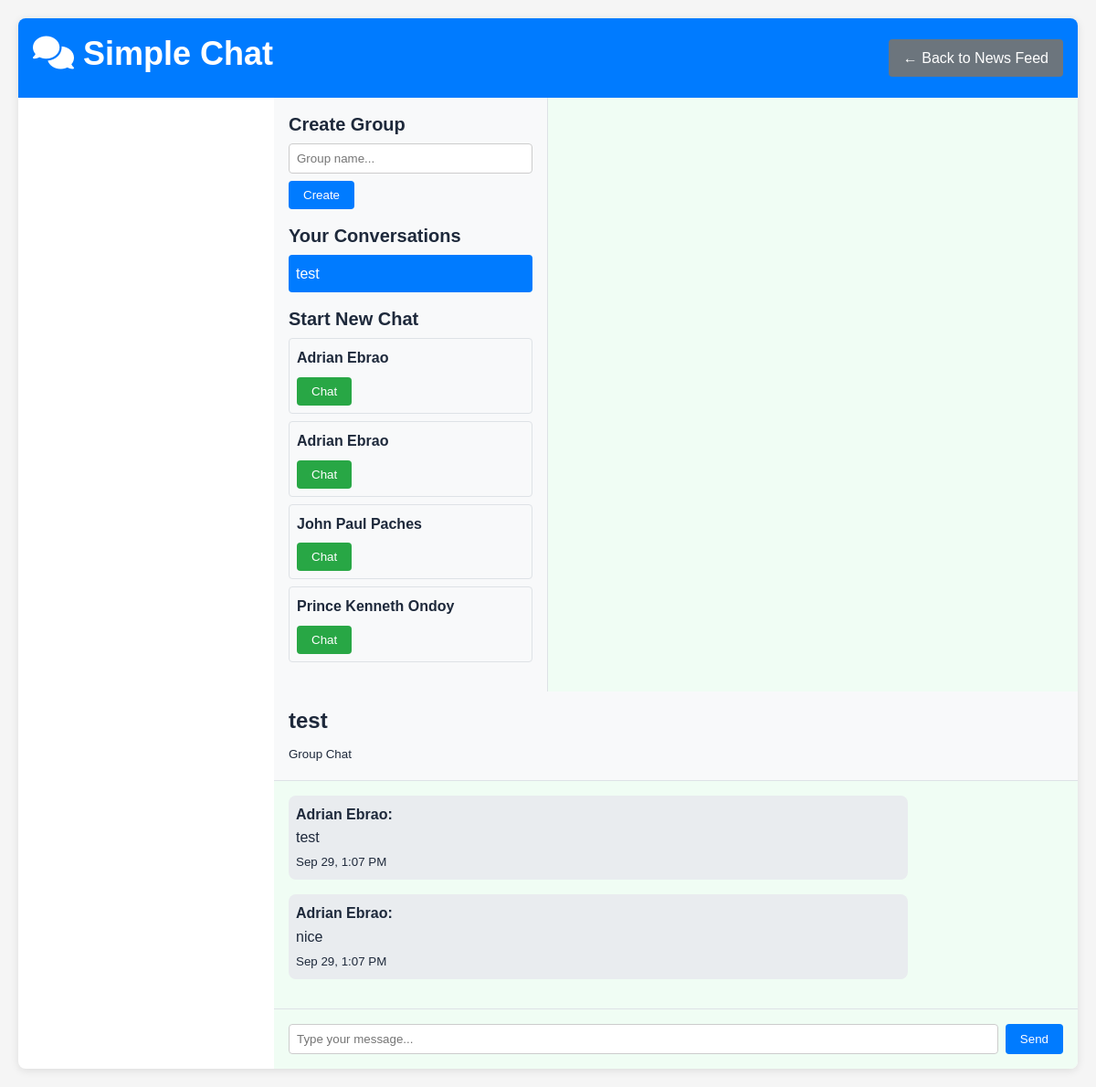
Screenshot of /public/chat_simple.php (signed in) with the database file from the repository.
### tables this page shows
CREATE TABLE `chat_rooms` (
  `id` int(10) UNSIGNED NOT NULL,
  `name` varchar(255) DEFAULT NULL,
  `is_group` tinyint(1) NOT NULL DEFAULT 0,
  `created_by` int(10) UNSIGNED DEFAULT NULL,
  `created_at` timestamp NOT NULL DEFAULT current_timestamp()
);

CREATE TABLE `users` (
  `id` int(10) UNSIGNED NOT NULL,
  `name` varchar(100) NOT NULL,
  `email` varchar(150) NOT NULL,
  `password` varchar(255) NOT NULL,
  `role` enum('admin','student','user') NOT NULL DEFAULT 'student',
  `contact_number` varchar(30) DEFAULT NULL,
  `student_id` varchar(20) DEFAULT NULL,
  `date_of_birth` date DEFAULT NULL,
  `gender` enum('male','female','other','prefer_not_to_say') DEFAULT NULL,
  `year_level` enum('1st_year','2nd_year','3rd_year','4th_year','5th_year','graduate') DEFAULT NULL,
  `course` varchar(100) DEFAULT NULL,
  `major` varchar(100) DEFAULT NULL,
  `bio` text DEFAULT NULL,
  `hometown` varchar(100) DEFAULT NULL,
  `interests` text DEFAULT NULL,
  `emergency_contact_name` varchar(100) DEFAULT NULL,
  `emergency_contact_phone` varchar(15) DEFAULT NULL,
  `profile_visibility` enum('public','students_only','private') DEFAULT 'students_only',
  `show_email` tinyint(1) NOT NULL DEFAULT 0,
  `show_contact` tinyint(1) NOT NULL DEFAULT 0,
  `is_online` tinyint(1) NOT NULL DEFAULT 0,
  `created_at` timestamp NOT NULL DEFAULT current_timestamp(),
  `is_blocked` tinyint(1) DEFAULT 0,
  `blocked_at` timestamp NULL DEFAULT NULL,
  `blocked_reason` text DEFAULT NULL
);

CREATE TABLE `messages` (
  `id` int(10) UNSIGNED NOT NULL,
  `chat_id` int(10) UNSIGNED NOT NULL,
  `sender_id` int(10) UNSIGNED NOT NULL,
  `content` text DEFAULT NULL,
  `attachments` longtext DEFAULT NULL CHECK (json_valid(`attachments`)),
  `created_at` timestamp NOT NULL DEFAULT current_timestamp()
);

### src/Controller/ChatController.php (called while the page is built, shortened)
<?php
class ChatController
{
    private $pdo;
    public function __construct($pdo)
    {
        $this->pdo = $pdo;
    }
    public function getMessages($chatId)
    {
        $stmt = $this->pdo->prepare('SELECT m.*, u.name as sender FROM messages m JOIN users u ON m.sender_id = u.id WHERE m.chat_id = :chat_id ORDER BY m.created_at ASC');
        $stmt->execute([':chat_id' => $chatId]);
        return $stmt->fetchAll(PDO::FETCH_ASSOC);
    }
    public function getGroupMessages($groupId)
    {
        return $this->getMessages($groupId);
    }
    public function listUserRooms($userId)
    {
        try {
            $check = $this->pdo->query("SHOW TABLES LIKE 'chat_members'");
            if ($check && $check->rowCount() > 0) {
                $stmt = $this->pdo->prepare('
                    SELECT cr.id, cr.name, cr.is_group, cr.created_at,
                           (SELECT MAX(m2.created_at) FROM messages m2 WHERE m2.chat_id = cr.id) as last_message_at
                    FROM chat_members cm
                    JOIN chat_rooms cr ON cr.id = cm.chat_id
                    WHERE cm.user_id = :uid
                    ORDER BY
                        CASE WHEN last_message_at IS NULL THEN cr.created_at ELSE last_message_at END DESC
                ');
                $stmt->execute([':uid' => $userId]);
                return $stmt->fetchAll(PDO::FETCH_ASSOC);
            }
        } catch (Exception $e) {}
        $stmt = $this->pdo->prepare('
            SELECT cr.id, cr.name, cr.is_group, cr.created_at,
                   (SELECT MAX(m2.created_at) FROM messages m2 WHERE m2.chat_id = cr.id) as last_message_at
            FROM chat_rooms cr
            WHERE cr.created_by = :uid
            ORDER BY
                CASE WHEN last_message_at IS NULL THEN cr.created_at ELSE last_message_at END DESC
        ');
        $stmt->execute([':uid' => $userId]);
        return $stmt->fetchAll(PDO::FETCH_ASSOC);
    }
    public function getAllUsersLite($excludeUserId)
    {
        $stmt = $this->pdo->prepare('SELECT id, name, email FROM users WHERE id <> :id ORDER BY name ASC');
        $stmt->execute([':id' => $excludeUserId]);
        return $stmt->fetchAll(PDO::FETCH_ASSOC);
    }
    public function getRoomTitle($roomId, $currentUserId)
    {
        try {
            $s = $this->pdo->prepare('SELECT name, is_group, created_by FROM chat_rooms WHERE id = :id');
            $s->execute([':id' => $roomId]);
            $r = $s->fetch(PDO::FETCH_ASSOC);
            if ((int)$r['is_group'] === 1) return $r['name'] ?: 'Group';
            return 'Direct chat';
        } catch (Exception $e) {
            return 'Chat';
        }
    }
}

### public/chat_simple.php (the view, shortened to what this page needs)
<?php
require_once '../config/database.php';
require_once __DIR__ . '/../src/Controller/ChatController.php';
$chatController = new ChatController($pdo);
$myRooms = $chatController->listUserRooms($_SESSION['user_id']);
$allUsers = $chatController->getAllUsersLite($_SESSION['user_id']);
$roomId = isset($_GET['room']) ? (int)$_GET['room'] : (isset($myRooms[0]['id']) ? (int)$myRooms[0]['id'] : null);
$messages = $roomId ? $chatController->getGroupMessages($roomId) : [];
$roomTitle = $roomId ? $chatController->getRoomTitle($roomId, $_SESSION['user_id']) : null;
$isGroup = false;
if ($roomId) {
    try {
        $q = $pdo->prepare('SELECT is_group FROM chat_rooms WHERE id = :id');
        $q->execute([':id' => $roomId]);
        $isGroup = (bool)$q->fetchColumn();
    } catch (Exception $e) {
        $isGroup = false;
    }
}
?>
<!DOCTYPE html>
<html lang="en">
<head>
  <link rel="stylesheet" href="assets/style.css">
  <link rel="stylesheet" href="https://cdnjs.cloudflare.com/ajax/libs/font-awesome/6.4.0/css/all.min.css">
</head>
<body>
  <div class="container">
    <div class="header">
      <h1><i class="fas fa-comments"></i> Simple Chat</h1>
      <a href="index.php" class="btn btn-secondary">← Back to News Feed</a>
    </div>
    <div class="main-content">
      <div class="sidebar">
        <div class="form-group">
          <h4>Create Group</h4>
          <form method="POST">
            <input type="text" name="group_name" placeholder="Group name..." class="form-control" style="margin-bottom: 0.5rem;">
            <button type="submit" name="create_group" value="1" class="btn btn-primary">Create</button>
          </form>
        </div>
        <div class="form-group">
          <h4>Your Conversations</h4>
          <?php if (empty($myRooms)): ?>
            <p>No conversations yet</p>
          <?php else: ?>
            <?php foreach ($myRooms as $room): ?>
              <div class="conversation <?php echo ($roomId === (int)$room['id']) ? 'active' : ''; ?>">
                <a href="chat_simple.php?room=<?php echo (int)$room['id']; ?>" style="text-decoration: none; color: inherit;">
                  <?php echo htmlspecialchars($chatController->getRoomTitle((int)$room['id'], $_SESSION['user_id'])); ?>
                </a>
              </div>
            <?php endforeach; ?>
          <?php endif; ?>
        </div>
        <div class="form-group">
          <h4>Start New Chat</h4>
          <?php if (!empty($allUsers)): ?>
            <?php foreach (array_slice($allUsers, 0, 5) as $user): ?>
              <div class="user-card">
                <strong><?php echo htmlspecialchars($user['name']); ?></strong>
                <form method="POST" style="margin-top: 0.5rem;">
                  <button type="submit" name="start_dm" value="1" class="btn btn-success btn-sm">Chat</button>
                </form>
              </div>
            <?php endforeach; ?>
          <?php else: ?>
            <p>No users available</p>
          <?php endif; ?>
        </div>
      </div>
      <div class="chat-area">
        <?php if ($roomId): ?>
          <div style="padding: 1rem; background: #f8f9fa; border-bottom: 1px solid #dee2e6;">
            <h3><?php echo htmlspecialchars($roomTitle); ?></h3>
            <small><?php echo $isGroup ? 'Group Chat' : 'Direct Message'; ?></small>
          </div>
          <div class="messages" id="messages">
            <?php if (empty($messages)): ?>
              <p style="text-align: center; color: #6c757d;">No messages yet. Start the conversation!</p>
            <?php else: ?>
              <?php foreach ($messages as $message): ?>
                <?php $isMe = $_SESSION['user_id'] == $message['sender_id']; ?>
                <div class="message <?php echo $isMe ? 'own' : 'other'; ?>">
                  <?php if (!$isMe): ?>
                    <strong>
                      <?php
                        try {
                          $senderStmt = $pdo->prepare('SELECT name FROM users WHERE id = :id');
                          $senderStmt->execute([':id' => $message['sender_id']]);
                          $sender = $senderStmt->fetch(PDO::FETCH_ASSOC);
                          echo htmlspecialchars($sender['name'] ?? 'Unknown');
                        } catch (Exception $e) {
                          echo 'Unknown';
                        }
                      ?>:
                    </strong><br>
                  <?php endif; ?>
                  <?php echo nl2br(htmlspecialchars($message['content'])); ?>
                  <br><small><?php echo date('M j, g:i A', strtotime($message['created_at'])); ?></small>
                </div>
              <?php endforeach; ?>
            <?php endif; ?>
          </div>
          <div class="message-input">
            <form method="POST" style="display: flex; gap: 0.5rem;">
              <input type="text" name="message" placeholder="Type your message..." class="form-control" required>
              <button type="submit" name="send" value="1" class="btn btn-primary">Send</button>
            </form>
          </div>
        <?php endif; ?>
      </div>
    </div>
  </div>
</body>
</html>

### public/assets/style.css (style rules this page uses)
:root { --primary-green: #10b981; --primary-green-dark: #059669; --primary-green-light: #34d399; --primary-green-lighter: #d1fae5; --primary-blue: #10b981; --primary-blue-dark: #059669; --primary-blue-light: #34d399; --primary-blue-lighter: #d1fae5; --secondary-teal: #14b8a6; --secondary-lime: #65a30d; --secondary-orange: #f59e0b; --secondary-red: #ef4444; --secondary-purple: #8b5cf6; --secondary-green: #10b981; --gray-50: #f9fafb; --gray-100: #f3f4f6; --gray-200: #e5e7eb; --gray-300: #d1d5db; --gray-400: #9ca3af; --gray-500: #6b7280; --gray-600: #4b5563; --gray-700: #374151; --gray-800: #1f2937; --gray-900: #111827; --bg-primary: #ffffff; --bg-secondary: #f0fdf4; --bg-tertiary: #ecfdf5; --bg-accent: #d1fae5; --bg-dark: #064e3b; --text-primary: #1e293b; --text-secondary: #64748b; --text-tertiary: #94a3b8; --text-inverse: #ffffff; --shadow-sm: 0 1px 2px 0 rgb(0 0 0 / 0.05); --shadow-md: 0 4px 6px -1px rgb(0 0 0 / 0.1), 0 2px 4px -2px rgb(0 0 0 / 0.1); --shadow-lg: 0 10px 15px -3px rgb(0 0 0 / 0.1), 0 4px 6px -4px rgb(0 0 0 / 0.1); --shadow-xl: 0 20px 25px -5px rgb(0 0 0 / 0.1), 0 8px 10px -6px rgb(0 0 0 / 0.1); --radius-sm: 0.375rem; --radius-md: 0.5rem; --radius-lg: 0.75rem; --radius-xl: 1rem; --space-xs: 0.25rem; --space-sm: 0.5rem; --space-md: 1rem; --space-lg: 1.5rem; --space-xl: 2rem; --space-2xl: 3rem; --transition-fast: 0.15s ease-in-out; --transition-normal: 0.3s ease-in-out; --transition-slow: 0.5s ease-in-out; }
* { margin: 0; padding: 0; box-sizing: border-box; }
html { font-size: 16px; scroll-behavior: smooth; }
body { font-family: 'Inter', -apple-system, BlinkMacSystemFont, 'Segoe UI', Roboto, sans-serif; line-height: 1.6; color: var(--text-primary); background: linear-gradient(135deg, var(--bg-secondary) 0%, var(--bg-tertiary) 100%); min-height: 100vh; font-feature-settings: 'cv02', 'cv03', 'cv04', 'cv11'; }
h1, h2, h3, h4, h5, h6 { font-weight: 600; line-height: 1.3; margin-bottom: var(--space-sm); }
h1 { font-size: 2.25rem; }
h3 { font-size: 1.5rem; }
h4 { font-size: 1.25rem; }
a { color: var(--primary-blue); text-decoration: none; transition: color var(--transition-fast); }
.main-content { flex: 1; margin-left: 280px; display: flex; flex-direction: column; min-height: 100vh; background: var(--bg-secondary); }

### public/chat_simple.php (style rules this page uses)
body { font-family: Arial, sans-serif; margin: 0; padding: 20px; background: #f5f5f5; }
.container { max-width: 1200px; margin: 0 auto; background: white; border-radius: 8px; overflow: hidden; box-shadow: 0 2px 10px rgba(0,0,0,0.1); }
.header { background: #007bff; color: white; padding: 1rem; display: flex; justify-content: space-between; align-items: center; }
.main-content { display: flex; min-height: 600px; }
.sidebar { width: 300px; background: #f8f9fa; border-right: 1px solid #dee2e6; padding: 1rem; }
.chat-area { flex: 1; display: flex; flex-direction: column; }
.messages { flex: 1; padding: 1rem; overflow-y: auto; max-height: 400px; }
.message-input { padding: 1rem; border-top: 1px solid #dee2e6; }
.message { margin-bottom: 1rem; padding: 0.5rem; border-radius: 8px; }
.message.other { background: #e9ecef; margin-right: 20%; }
.conversation { padding: 0.5rem; margin-bottom: 0.5rem; border-radius: 4px; cursor: pointer; }
.conversation.active { background: #007bff; color: white; }
.user-card { padding: 0.5rem; margin-bottom: 0.5rem; border: 1px solid #dee2e6; border-radius: 4px; }
.form-group { margin-bottom: 1rem; }
.form-control { width: 100%; padding: 0.5rem; border: 1px solid #ccc; border-radius: 4px; }
.btn { padding: 0.5rem 1rem; border: none; border-radius: 4px; cursor: pointer; }
.btn-primary { background: #007bff; color: white; }
.btn-success { background: #28a745; color: white; }
.btn-secondary { background: #6c757d; color: white; }

### rows the page displays
chat_rooms: $chatController->getRoomTitle((int)$room['id'], $_SESSION['user_id']) "test", roomTitle "test"
users: name "Adrian Ebrao"
users: name "Adrian Ebrao"
users: name "John Paul Paches"
users: name "Prince Kenneth Ondoy"
messages: sender.name "Adrian Ebrao", content "test", created_at "Sep 29, 1:07 PM"
messages: sender.name "Adrian Ebrao", content "nice", created_at "Sep 29, 1:07 PM"
